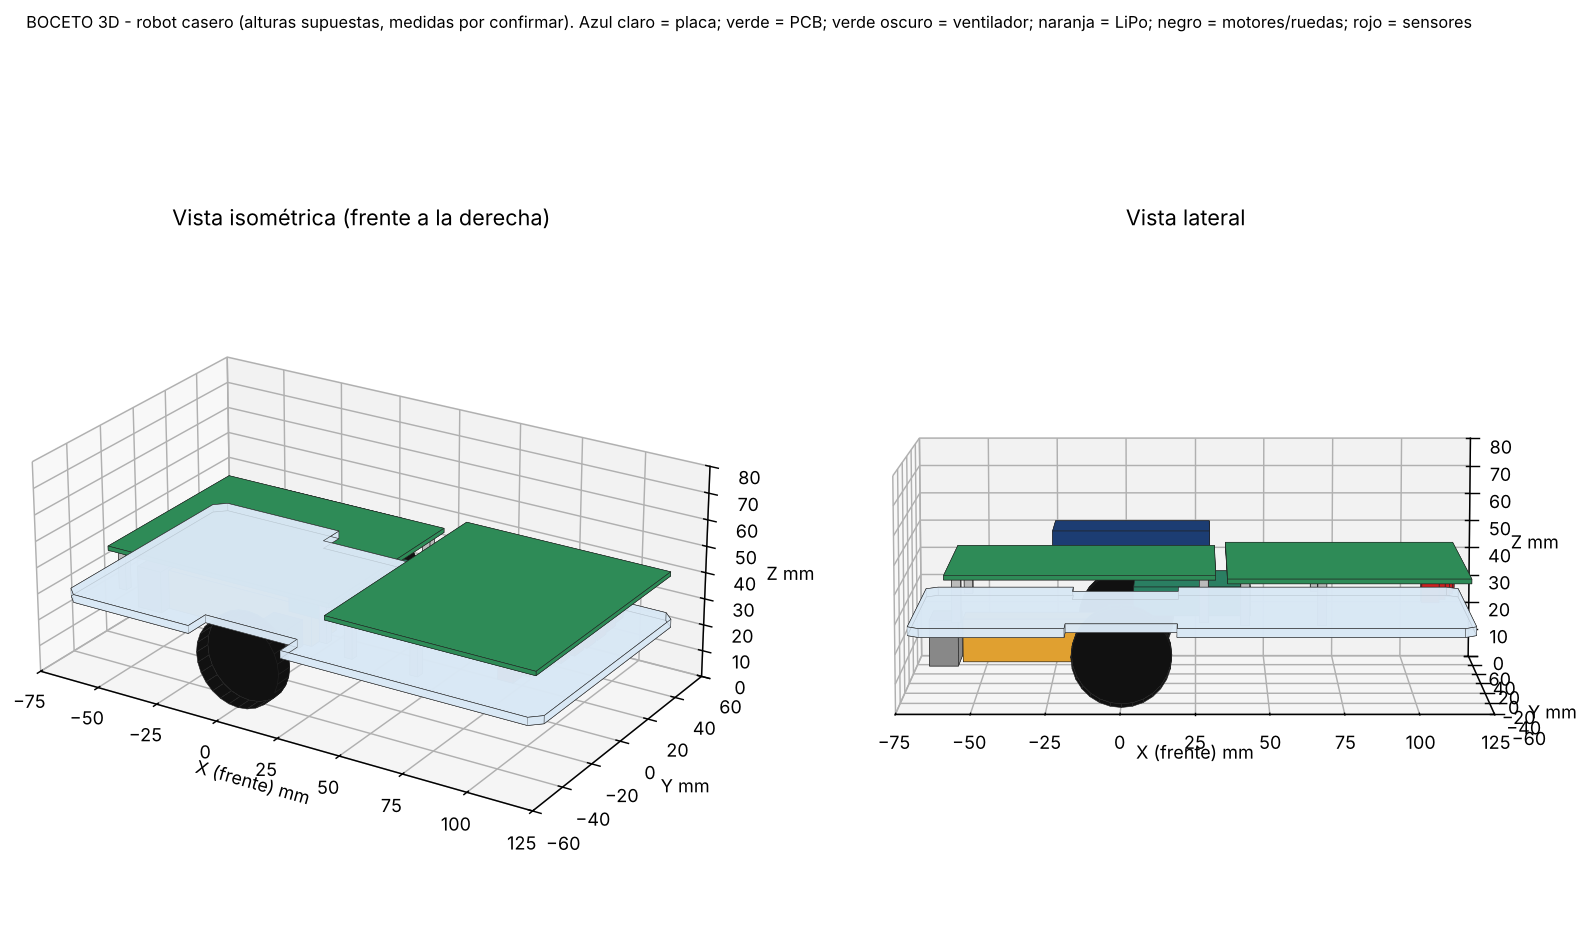

Generate this figure with Python:
#!/usr/bin/env python3
"""Boceto 3D (solo ilustrativo) del robot casero a partir de parametros.yaml. Alturas supuestas: ver ALTURAS."""
import math
import matplotlib
matplotlib.use("Agg")
import matplotlib.pyplot as plt
from mpl_toolkits.mplot3d.art3d import Poly3DCollection
import yaml
from generar_dxf import contorno_placa

P = yaml.safe_load(open("parametros.yaml"))
ESP = 3.0
Z_PLACA = 24.0                      # cara inferior de la placa sobre el piso (supuesto)
SEP = P["pcbs"]["altura_separadores_mm"]
fig = plt.figure(figsize=(15, 9))
partes = []                         # (caras, color, alfa)


def prisma(pts, z0, z1, color, a=1.0):
    n = len(pts)
    caras = [[(x, y, z0) for x, y in pts], [(x, y, z1) for x, y in pts]]
    for i in range(n):
        (x1, y1), (x2, y2) = pts[i], pts[(i + 1) % n]
        caras.append([(x1, y1, z0), (x2, y2, z0), (x2, y2, z1), (x1, y1, z1)])
    partes.append((caras, color, a))


def caja(x1, x2, y1, y2, z0, z1, color, a=1.0):
    prisma([(x1, y1), (x2, y1), (x2, y2), (x1, y2)], z0, z1, color, a)


def rueda(y_centro, ancho, d, color):
    n = 28
    r = d / 2
    for i in range(n):
        a1, a2 = 2 * math.pi * i / n, 2 * math.pi * (i + 1) / n
        x1, z1 = r * math.cos(a1), r * math.sin(a1) + r
        x2, z2 = r * math.cos(a2), r * math.sin(a2) + r
        partes.append(([[(x1, y_centro - ancho / 2, z1), (x2, y_centro - ancho / 2, z2),
                         (x2, y_centro + ancho / 2, z2), (x1, y_centro + ancho / 2, z1)]], color, 1.0))
    partes.append(([[(r * math.cos(2 * math.pi * i / n), y_centro + ancho / 2, r * math.sin(2 * math.pi * i / n) + r) for i in range(n)]], color, 1.0))


ch, R, M = P["chasis"], P["ruedas_y_motores"], P["modulos"]
val = lambda d: d["valor"] if isinstance(d, dict) else d
# placa
prisma(contorno_placa(P), Z_PLACA, Z_PLACA + ESP, "#d9e8f5", 0.85)
# ruedas y motores (debajo)
yc = R["cara_motor_y_mm"]
for lado in (1, -1):
    caja(-6, 6, lado * (yc - val(R["motor_largo_mm"])), lado * yc, 17 - 5, 17 + 5, "#444444")
    rueda(lado * (yc + 1.5 + 3.5), 7, val(R["llanta_diametro_mm"]), "#111111")
# LiPo
L = M["lipo_2s"]
caja(L["x_centro_mm"] - L["largo_mm"] / 2, L["x_centro_mm"] + L["largo_mm"] / 2, -L["ancho_mm"] / 2, L["ancho_mm"] / 2,
     Z_PLACA - L["alto_mm"], Z_PLACA, "#e0a030")
# rueda loca (atrás, debajo)
caja(-67, -57, -11, 11, 8, Z_PLACA, "#888888")
# ventilador 4010 sobre la placa
V = M["ventilador_4010"]
fx = V["x_centro_mm"]
caja(fx - 20, fx + 20, -20, 20, Z_PLACA + ESP, Z_PLACA + ESP + V["alto_mm"], "#2a7f62")
# PCB principal y de la barra sobre separadores
zp = Z_PLACA + ESP + SEP
pr, ba = P["pcbs"]["principal"], P["pcbs"]["barra"]
xf1, l1 = pr["x_frente_mm"], pr["largo_mm"]
caja(xf1 - l1, xf1, -pr["ancho_mm"] / 2, pr["ancho_mm"] / 2, zp, zp + 1.6, "#2e8b57")
caja(xf1 - 56, xf1 - 2, -14, 14, zp + 1.6, zp + 1.6 + 12, "#1c3d73")          # ESP32 (módulo, referencia)
xf2, l2 = ba["x_frente_mm"], ba["largo_mm"]
caja(xf2 - l2, xf2, -ba["ancho_mm"] / 2, ba["ancho_mm"] / 2, zp, zp + 1.6, "#2e8b57")
# sensores TCRT5000 colgando bajo la barra (7 mm)
for i in range(12):
    th = (i - 5.5) * 7.5 / 110.0
    x, y = xf2 - (6 + 110 - 110 * math.cos(th)), -(110 * math.sin(th))
    caja(x - 2.9, x + 2.9, y - 2.9, y + 2.9, zp - 7, zp, "#cc2222")
# separadores
for (x, y) in [(28, 34), (28, -34), (-56, 34), (-56, -34), (68, 40), (68, -40), (42, 40), (42, -40)]:
    caja(x - 1.5, x + 1.5, y - 1.5, y + 1.5, Z_PLACA + ESP, zp, "#bbbbbb")

for idx, (elev, azim, tit) in enumerate([(24, -58, "Vista isométrica (frente a la derecha)"), (8, -90, "Vista lateral")]):
    ax = fig.add_subplot(1, 2, idx + 1, projection="3d")
    for caras, c, a in partes:
        ax.add_collection3d(Poly3DCollection(caras, facecolor=c, edgecolor="#222", linewidths=0.3, alpha=a))
    ax.set_xlim(-75, 125); ax.set_ylim(-60, 60); ax.set_zlim(0, 80)
    ax.set_box_aspect((200, 120, 80))
    ax.view_init(elev=elev, azim=azim)
    ax.set_title(tit)
    ax.set_xlabel("X (frente) mm"); ax.set_ylabel("Y mm"); ax.set_zlabel("Z mm")
fig.suptitle("BOCETO 3D - robot casero (alturas supuestas, medidas por confirmar). Azul claro = placa; verde = PCB; verde oscuro = ventilador; "
             "naranja = LiPo; negro = motores/ruedas; rojo = sensores", fontsize=9)
fig.savefig("boceto_3d.png", dpi=130, bbox_inches="tight")
